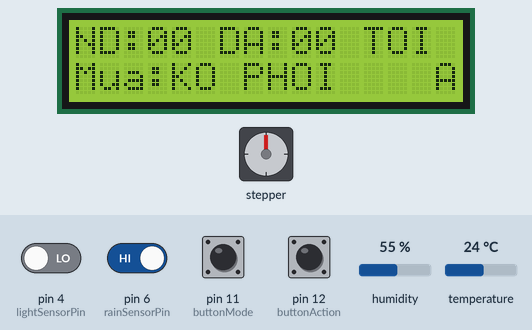
Recording of a sketch running on a simulated Arduino Uno, built with avr-gcc and run on an emulated ATmega328P. On the bench: 16×2 character LCD, stepper motor. The test bench sets the inputs (shaded band); at power-on: pin 6 (rainSensorPin), pin 11 (buttonMode), pin 12 (buttonAction) HIGH, pin 4 (lightSensorPin) LOW, humidity 55 %, temperature 24 °C. Stepper angles assume 2048 steps per turn; what the sketch prints to the serial monitor is not drawn.

Above: at 2.1 s.
2.2 s: humidity set to 79 %
At 7.2 s:
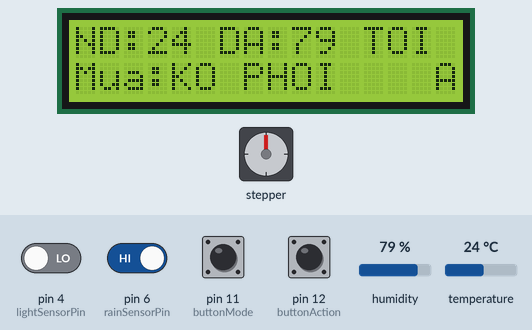
7.9 s: humidity set to 82 %
At 10.64 s:
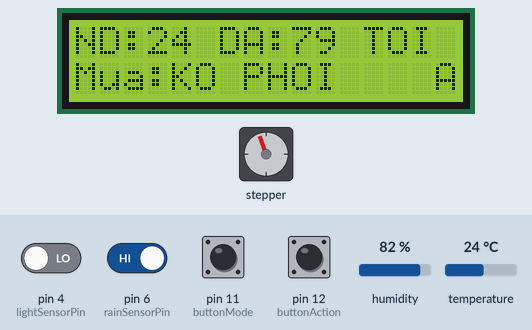
12.6 s: pin 4 (lightSensorPin) driven HIGH
15.0 s: pin 6 (rainSensorPin) driven LOW
At 17.4 s:
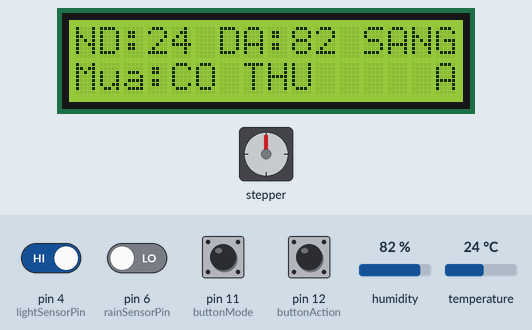
17.7 s: pin 11 (buttonMode) pulled LOW for 1 s
At 19.7 s:
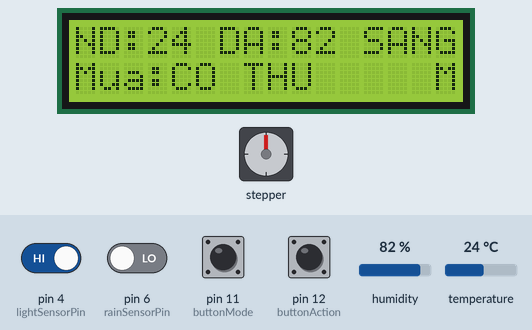
20.2 s: pin 12 (buttonAction) pulled LOW for 1 s
At 27.7 s:
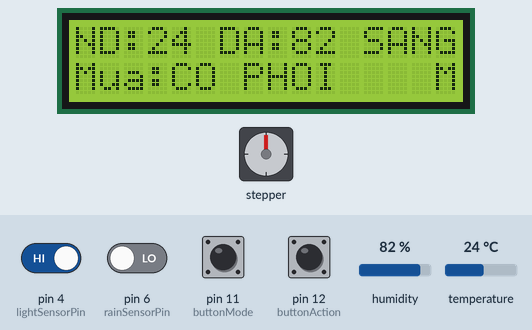
Timing chart, 0 to 28.0 s (numbered marks = the images above; inputs shaded):
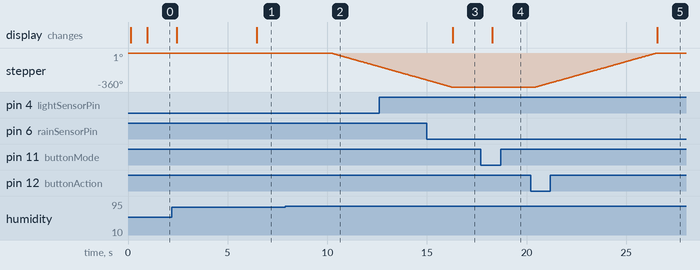

The sketch:

phoi_do.ino
```cpp
#include <Wire.h>
#include <LiquidCrystal_I2C.h>
#include <Stepper.h>
#include <DHT.h>
#include <SoftwareSerial.h>

// HC-06: RX=2, TX=3
SoftwareSerial btSerial(2, 3); // RX, TX

#define DHTPIN 5
#define DHTTYPE DHT11
const int stepsPerRevolution = 2048;
const int IN1 = 8;
const int IN2 = 9;
const int IN3 = 10;
const int IN4 = 7;

Stepper myStepper(stepsPerRevolution, IN1, IN3, IN2, IN4);

const int buttonMode = 11;
const int buttonAction = 12;
const int rainSensorPin = 6;
const int lightSensorPin = 4;

LiquidCrystal_I2C lcd(0x27, 16, 2);
DHT dht(DHTPIN, DHTTYPE);

int lastButtonStateMode = HIGH;
int lastButtonStateAction = HIGH;
unsigned long lastDebounceTimeMode = 0;
unsigned long lastDebounceTimeAction = 0;
const unsigned long debounceDelay = 120;

bool isPhoi = true;
bool lastRainState = HIGH;
bool autoMode = true;

unsigned long lastLCDUpdate = 0;
const unsigned long lcdUpdateInterval = 500; // ms

void parseBTJson(String json) {
  json.trim();
  Serial.print("Nhan JSON: "); Serial.println(json);

  if (json.startsWith("{") && json.endsWith("}")) {
    // Mode command
    int modeIdx = json.indexOf("\"mode\"");
    if (modeIdx >= 0) {
      int valIdx = json.indexOf(":", modeIdx);
      if (valIdx >= 0) {
        String modeVal = json.substring(valIdx + 1);
        modeVal.trim();
        modeVal.replace("\"", ""); // remove quotes
        modeVal.replace("}", "");
        modeVal.trim();
        if (modeVal.equalsIgnoreCase("auto")) {
          autoMode = true;
          Serial.println("Bluetooth: Chuyen sang AUTO");
        } else if (modeVal.equalsIgnoreCase("manual")) {
          autoMode = false;
          Serial.println("Bluetooth: Chuyen sang MANUAL");
        }
      }
    }
    // Action command (manual only)
    int actIdx = json.indexOf("\"action\"");
    if (actIdx >= 0 && !autoMode) {
      int valIdx = json.indexOf(":", actIdx);
      if (valIdx >= 0) {
        String actVal = json.substring(valIdx + 1);
        actVal.trim();
        actVal.replace("\"", "");
        actVal.replace("}", "");
        actVal.trim();
        if (actVal.equalsIgnoreCase("phoi")) {
          if (!isPhoi) {
            isPhoi = true;
            Serial.println("Bluetooth: MANUAL PHOI");
            myStepper.step(stepsPerRevolution);
            Serial.println("Stepper: Quay PHOI");
          } else {
            Serial.println("Dang o trang thai PHOI!");
          }
        } else if (actVal.equalsIgnoreCase("thu")) {
          if (isPhoi) {
            isPhoi = false;
            Serial.println("Bluetooth: MANUAL THU");
            myStepper.step(-stepsPerRevolution);
            Serial.println("Stepper: Quay THU");
          } else {
            Serial.println("Dang o trang thai THU!");
          }
        }
      }
    }
  }
}

void setup() {
  Serial.begin(9600);
  Serial.println("===== KHOI DONG HE THONG =====");
  btSerial.begin(9600); // Khởi động Bluetooth
  Serial.println("Bluetooth (HC-06) khoi dong 9600 baud");
  pinMode(buttonMode, INPUT_PULLUP);
  pinMode(buttonAction, INPUT_PULLUP);
  pinMode(rainSensorPin, INPUT);
  pinMode(lightSensorPin, INPUT);
  myStepper.setSpeed(10);
  Serial.println("Stepper set speed 10rpm");

  dht.begin();
  Serial.println("DHT11 khoi dong");
  lcd.init();
  lcd.backlight();
  lcd.setCursor(0, 0);
  lcd.print("Khoi dong ...");
  delay(800);
  lcd.clear();
  Serial.println("LCD khoi dong OK");
  Serial.println("===== San sang hoat dong =====");
}

void loop() {
  unsigned long now = millis();

  // Đọc cảm biến DHT11
  static float t = 0, h = 0;
  static unsigned long lastDHTRead = 0;
  if (now - lastDHTRead > 2000) {
    t = dht.readTemperature();
    h = dht.readHumidity();
    lastDHTRead = now;
    if (isnan(t) || isnan(h)) {
      Serial.println("Loi: DHT11 khong doc duoc gia tri!");
    } else {
      Serial.print("Nhiet do: "); Serial.print(t);
      Serial.print("C | Do am: "); Serial.print(h); Serial.println("%");
    }
  }

  int lightValue = digitalRead(lightSensorPin);
  String lightStatus = (lightValue == HIGH) ? "SANG" : "TOI ";

  int rainValue = digitalRead(rainSensorPin);
  bool isRaining = (rainValue == LOW);

  int readButtonMode = digitalRead(buttonMode);
  if (readButtonMode != lastButtonStateMode) {
    lastDebounceTimeMode = now;
    lastButtonStateMode = readButtonMode;
  }
  static bool lastStableMode = HIGH;
  if ((now - lastDebounceTimeMode) > debounceDelay) {
    if (lastStableMode == HIGH && readButtonMode == LOW) {
      autoMode = !autoMode;
      Serial.print("Nhan nut che do: Chuyen sang ");
      Serial.println(autoMode ? "AUTO" : "MANUAL");
    }
    lastStableMode = readButtonMode;
  }

  int readButtonAction = digitalRead(buttonAction);
  if (readButtonAction != lastButtonStateAction) {
    lastDebounceTimeAction = now;
    lastButtonStateAction = readButtonAction;
  }
  static bool lastStableAction = HIGH;
  if ((now - lastDebounceTimeAction) > debounceDelay) {
    if (!autoMode && lastStableAction == HIGH && readButtonAction == LOW) {
      isPhoi = !isPhoi;
      if (isPhoi) {
        Serial.println("Nhan nut: MANUAL PHOI");
        myStepper.step(stepsPerRevolution);
        Serial.println("Stepper: Quay PHOI");
      } else {
        Serial.println("Nhan nut: MANUAL THU");
        myStepper.step(-stepsPerRevolution);
        Serial.println("Stepper: Quay THU");
      }
    }
    lastStableAction = readButtonAction;
  }

  static unsigned long lastAutoAction = 0;
  if (autoMode && (now - lastAutoAction > 400)) {
    // Điều kiện thu/ phơi thông minh
    bool doAmCao = (!isnan(h) && h > 80);        // Độ ẩm cao, ví dụ >80%
    bool doAmThap = (!isnan(h) && h < 70);       // Độ ẩm thấp, ví dụ <70%
    bool troiSang = (lightValue == HIGH);
    bool troiToi = (lightValue == LOW);

    // Điều kiện thu vào: trời tối, hoặc mưa, hoặc độ ẩm cao
    if (isPhoi && (isRaining || doAmCao)) {
        isPhoi = false;
        Serial.println("AUTO: Dieu kien xau (mua/toi/am cao), tu dong THU!");
        myStepper.step(-stepsPerRevolution);
        Serial.println("Stepper: Quay THU");
        lastAutoAction = now;
    }

    // Điều kiện phơi ra: trời sáng, không mưa, độ ẩm thấp
    if (!isPhoi && (!isRaining)  && doAmThap) {
        isPhoi = true;
        Serial.println("AUTO: Dieu kien tot (sang/ko mua/am thap), tu dong PHOI!");
        myStepper.step(stepsPerRevolution);
        Serial.println("Stepper: Quay PHOI");
        lastAutoAction = now;
    }
  }
  lastRainState = isRaining ? LOW : HIGH;

  // -- Hiển thị LCD và gửi Bluetooth định kỳ
  if (now - lastLCDUpdate > lcdUpdateInterval) {
    lastLCDUpdate = now;
    lcd.setCursor(0, 0);
    if (isnan(t) || isnan(h)) {
      lcd.print("DHT loi!        ");
    } else {
      lcd.print("ND:");
      if (t < 10) lcd.print("0");
      lcd.print((int)t);
      lcd.print(" DA:");
      if (h < 10) lcd.print("0");
      lcd.print((int)h);
      lcd.print(" ");
      lcd.print(lightStatus);
    }
    lcd.setCursor(0, 1);
    lcd.print("Mua:");
    lcd.print(isRaining ? "CO " : "KO ");
    lcd.print(isPhoi ? "PHOI" : "THU ");
    lcd.setCursor(15, 1);
    lcd.print(autoMode ? "A" : "M");

    // ==== Gửi trạng thái qua Bluetooth dạng JSON ====
    String btJson = "{";
    btJson += "\"temp\":"; btJson += isnan(t) ? "null" : String(t, 1);
    btJson += ",\"humi\":"; btJson += isnan(h) ? "null" : String(h, 1);
    btJson += ",\"light\":\""; btJson += lightStatus; btJson += "\"";
    btJson += ",\"rain\":"; btJson += isRaining ? "true" : "false";
    btJson += ",\"action\":\""; btJson += isPhoi ? "PHOI" : "THU"; btJson += "\"";
    btJson += ",\"mode\":\""; btJson += autoMode ? "AUTO" : "MANUAL"; btJson += "\"";
    btJson += "}";
    btSerial.println(btJson);
    Serial.print("Gui Bluetooth Json: ");
    Serial.println(btJson);
  }

  // --- Đọc dữ liệu nhận được từ Bluetooth và log ra Serial ---
  if (btSerial.available()) {
    String received = btSerial.readStringUntil('\n');
    received.trim();
    if (received.length() > 0) {
      Serial.print("Data tu Bluetooth: ");
      Serial.println(received);
      parseBTJson(received);
    }
  }
}
```

Measured:
- the behaviour switches between 80 and 81 % on humidity (found by bisection; images 1 and 2)
- after the input at 2.2 s, the display: first differs from a run without the input after 4.3 s (image 1)
- after the input at 7.9 s, stepper: keeps turning counter-clockwise at about 60°/s, starting after 2.3 s
- after the input at 15.0 s, the display: changes after 1.3 s (image 3)
- after the input at 17.7 s, the display: changes after 0.58 s (image 4)
- after the input at 20.2 s, stepper: turns 360° clockwise in 6.0 s, starting after 0.26 s; the display: changes after 6.4 s (image 5)
